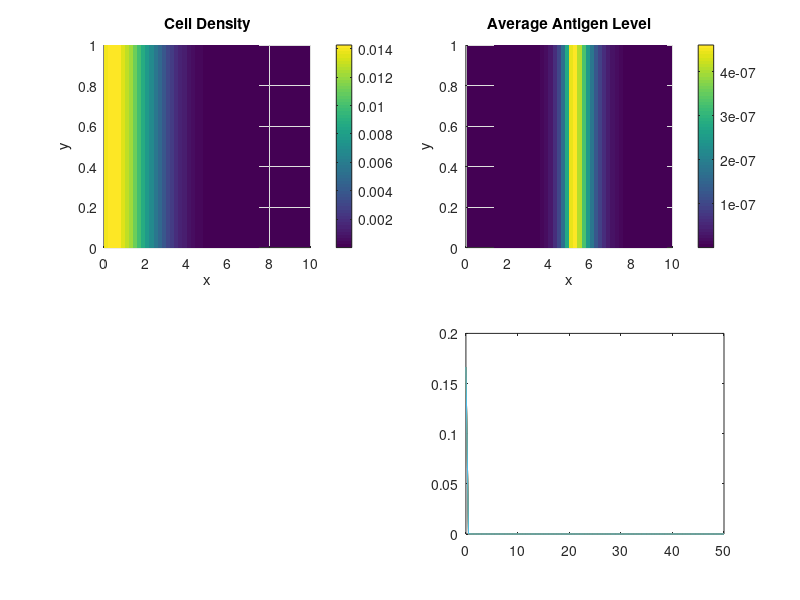

This chart was generated by the following MATLAB code: (Note: this script raises an error after producing the figure.)
% 2D Spatial Phenotypic Advection Diffusion Equation Solver (Matlab)

% 1. Define Parameters
Dx = 0.5;       % Spatial diffusion coefficient
chix = 1.0;     % Chemotaxis coefficient
chia = 1.0;     % Phenotypic advection coefficient


% Define the spatial domain
xmin = 0.0; xmax = 10.0;
ymin = 0.0; ymax = 1.0;
nx = 51;
ny = 6;
dx = (xmax - xmin) / (nx - 1);
dy = (ymax - ymin) / (ny - 1);
x = linspace(xmin, xmax, nx);
y = linspace(ymin, ymax, ny);
[X, Y] = meshgrid(x, y);

% Define the phenotypic domain
amin = 0.0; amax = 50.0;
na = 101;
da = (amax - amin) / (na - 1);
a = linspace(amin, amax, na);

% Define time parameters
t_start = 0.0;
t_end = 100.0;
dt = 0.005;
num_steps = floor((t_end - t_start) / dt);

% 2. Initialize Solution
u = zeros(nx, ny, na);
u(1,:,1) = 1;
u = u/sum(u(:));

Ic = zeros(nx,ny,na);
Ic(round(0.5*nx):end,:,:) = 1;


rho_minus = 0.5;
rho_plus = 1;

% Define the chemoattractant concentration C(x, y)
[Y,X, A] = meshgrid(y,x,a);
C_m = 1-X/xmax;

figure;
tic;
% 3. Time Loop
for n = 1:num_steps
    u_new = u; % Initialize u_new with the current u

        % --- Spatial Diffusion Term ---
        % x-direction

        flux_west_diff = Dx * (u(2:end, :, :) - u(1:end-1, :, :)) / dx;
        flux_west_diff = cat(1, zeros(1,ny,na), flux_west_diff);

        flux_east_diff = Dx * (u(2:end, :, :) - u(1:end-1, :, :)) / dx;
        flux_east_diff = cat(1, flux_east_diff, zeros(1,ny,na));
        laplacian_u = (flux_east_diff - flux_west_diff) / dx;

        % y-direction
        flux_south_diff = Dx * (u(:, 2:end, :) - u(:, 1:end-1, :)) / dy;
        flux_south_diff = cat(2, zeros(nx,1,na), flux_south_diff);
        
        flux_north_diff = Dx * (u(:, 2:end, :) - u(:, 1:end-1, :)) / dy;
        flux_north_diff = cat(2, flux_north_diff, zeros(nx,1,na));
        
        laplacian_u = laplacian_u + (flux_north_diff - flux_south_diff) / dy;

        dudt = laplacian_u;

        % --- Chemotaxis Term ---
        % x-direction
        dCdx = (C_m(2:end, :, :) - C_m(1:(end-1),:, :)) / dx;

        u_west = 0.5 * (u(2:end, :, :) + u(1:end-1, :, :)); % Central difference for u at face
        flux_west_chem = -chix .* u_west .* dCdx; % Note the index for gradCx
        flux_west_chem = cat(1, zeros(1,ny,na), flux_west_chem);

        u_east = 0.5 * (u(2:end, :, :) + u(1:end-1, :, :)); % Central difference for u at face
        flux_east_chem = -chix * u_east .* dCdx;   % Note the index for gradCx
        flux_east_chem = cat(1, flux_east_chem, zeros(1,ny,na));
        
        div_chemotaxis = (flux_east_chem - flux_west_chem) / dx;

        % y-direction
        dCdy = (C_m(:, 2:end,:) - C_m(:,1:(end-1),:)) / dy;

        u_south = 0.5 * (u(:, 2:end, :) + u(:, 1:end-1, :)); % Central difference for u at face
        flux_south_chem = -chix .* u_south .* dCdy; % Note the index for gradCy
        flux_south_chem = cat(2, zeros(nx,1,na), flux_south_chem);

        u_north = 0.5 * (u(:, 2:end, :) + u(:, 1:end-1, :)); % Central difference for u at face
        flux_north_chem = -chix .* u_north .* dCdy;   % Note the index for gradCy
        flux_north_chem  = cat(2, flux_north_chem, zeros(nx,1,na));

        div_chemotaxis = div_chemotaxis + (flux_north_chem - flux_south_chem) / dy;

        dudt = dudt - div_chemotaxis;

        % --- Phenotypic Advection Term ---
        a_ind_1 = [2:na, na];
        a_plus_half_a = (A(:,:,a_ind_1) + A(:,:,:)) / 2;
        f_k_plus_half = (rho_plus .* (1 - a_plus_half_a./amax) .* Ic(:,:, :) - rho_minus .* a_plus_half_a./amax .* (1-Ic(:,:, :)) ) ;
        u_upwind_plus = u(:, :, a_ind_1) .*(chia .* f_k_plus_half <= 0) + u(:, :, :) .* (chia .* f_k_plus_half > 0);
        
        a_ind_2 = [1 1:(na-1)];
        a_minus_half_a = (A(:,:,:) + A(:,:,a_ind_2) ) / 2;
        f_k_minus_half = (rho_plus .* (1 - a_minus_half_a./amax) .* Ic(:,:, :) - rho_minus .* a_minus_half_a./amax .* (1-Ic(:,:, :)) ) ;
        u_upwind_minus = u(:, :, :) .*(chia .* f_k_minus_half <= 0) + u(:, :, a_ind_2) .* (chia .* f_k_minus_half > 0);

        flux_a_plus = chia .* f_k_plus_half .* u_upwind_plus;
        flux_a_minus = chia .* f_k_minus_half .* u_upwind_minus;

        % Boundary in a (no flux)
        flux_a_minus(:,:,1) = 0;
        % Boundary in a (no flux)
        flux_a_plus(:,:,end) = 0;

        adv_phenotype = -(flux_a_plus - flux_a_minus) / da;
        dudt = dudt + adv_phenotype;

        % Update u
        u_new(:, :, :) = u(:, :, :) + dt * dudt;


    u = u_new;

    % Optional: Visualize the solution at certain time steps
    if mod(n, 500) == 0
        clf;
    
        subplot(2,2,1)
        u_slice = squeeze(sum(u,3));
        surf(x, y, u_slice', 'EdgeColor','none');
        colorbar;
        xlabel('x');
        ylabel('y');
        % colormap('jet');
        view(2)
        title('Cell Density')
        axis([0 xmax 0 ymax])
    
        av_a = zeros(nx, ny);
        for ix=1:nx
            for iy=1:ny
                av_a(ix,iy) = a*squeeze(u(ix,iy,:));
            end
        end
        av_a = av_a/amax*sum(u(:));

    
        subplot(2,2,2)
        surf(x, y, av_a', 'EdgeColor','none');
        colorbar;
        xlabel('x');
        ylabel('y');
        % colormap('jet');
        view(2)
        title('Average Antigen Level')
        axis([0 xmax 0 ymax])
        
        subplot(2,2,4)
        plot(a, squeeze(sum(u,[1,2])))
        axis([0 max(a) 0 max(squeeze(sum(u,[1,2])))])
        title('Distribution of Cell Antigen')
    
        sgtitle(['time = ', num2str(dt*n), ' mass = ', num2str(sum(u(:)))])
        drawnow;
    end
end
toc;

disp('Simulation finished.');

% Optional: Visualize the final solution
% figure(2);
% slice(X, Y, a, u(:, :, :), [0.5], [0.5], [amin, (amin+amax)/2, amax]);
% xlabel('x'); ylabel('y'); zlabel('a');
% title(['Final Solution at Time: ', num2str(t_end)]);
% colorbar;